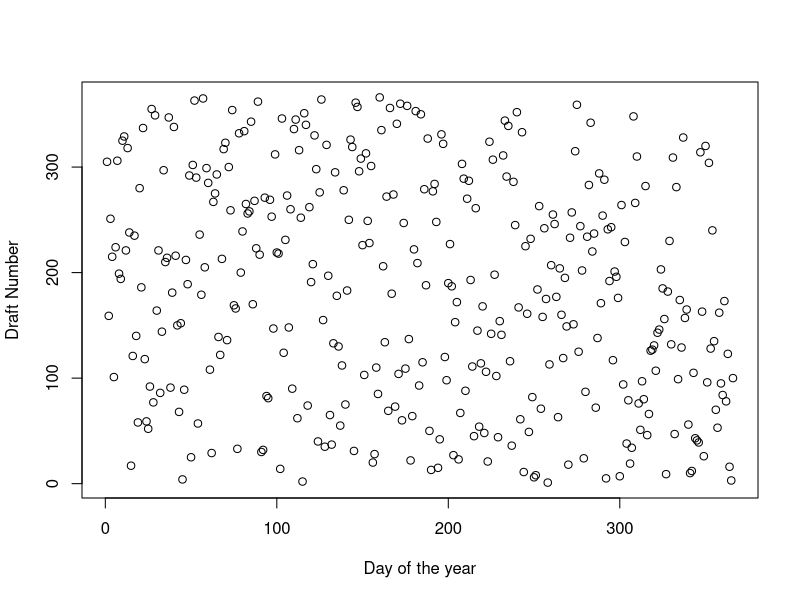

Source code (R): (Note: this script raises an error after producing the figure.)
# a
lottery <- read.table("1970lottery.txt", header = T, sep=',')
day <- lottery$Day_of_year
draft <- lottery$Draft_No
plot(day, draft, xlab="Day of the year", ylab="Draft Number")

# b
pearson = cor(day, draft, method="pearson")
rank = sum((day - mean(day))*(draft - mean(draft)))/sqrt(sum((day - mean(day))^2)*sum((draft - mean(draft))^2))
spearman = cor(day, draft, method="spearman")
# pearson = -0.2260414
# spearman = -0.2258043

# c
count <- 0
for (i in 1:100)
{
  sample_draft <- sample(draft)
  p_sample <- cor(day, sample_draft)
  cat(i, pearson, p_sample, '\n')
  flush.console()
  if (p_sample > pearson)
    count = count + 1
}
# test is significant: count = 100

# d
lottery$Month = factor(lottery$Month, levels=month.abb)
boxplot(Draft_No, Month, data=lottery)

# e
count <- 0
for (i in 1:1000)
{
  sample_draft <- sample(draft, replace=T)
  p_sample <- cor(day, sample_draft)
  cat(i, pearson, p_sample, '\n')
  flush.console()
  if (p_sample > pearson)
    count = count + 1
}

count <- 0
for (i in 1:1000)
{
  sample_draft <- sample(draft, replace=T)
  s_sample <- cor(day, sample_draft)
  cat(i, spearman, s_sample, '\n')
  flush.console()
  if (p_sample > spearman)
    count = count + 1
}
# test is still significant